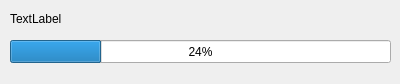
<ui version="4.0" >
 <class>synce_kpm_copycab_progresswindow</class>
 <widget class="QWidget" name="synce_kpm_copycab_progresswindow" >
  <property name="geometry" >
   <rect>
    <x>0</x>
    <y>0</y>
    <width>400</width>
    <height>84</height>
   </rect>
  </property>
  <property name="windowTitle" >
   <string>Progress copy file</string>
  </property>
  <widget class="QLabel" name="labelProgress" >
   <property name="geometry" >
    <rect>
     <x>10</x>
     <y>10</y>
     <width>351</width>
     <height>18</height>
    </rect>
   </property>
   <property name="text" >
    <string>TextLabel</string>
   </property>
  </widget>
  <widget class="QProgressBar" name="copyProgress" >
   <property name="geometry" >
    <rect>
     <x>10</x>
     <y>40</y>
     <width>381</width>
     <height>23</height>
    </rect>
   </property>
   <property name="value" >
    <number>24</number>
   </property>
  </widget>
 </widget>
 <resources/>
 <connections/>
</ui>
